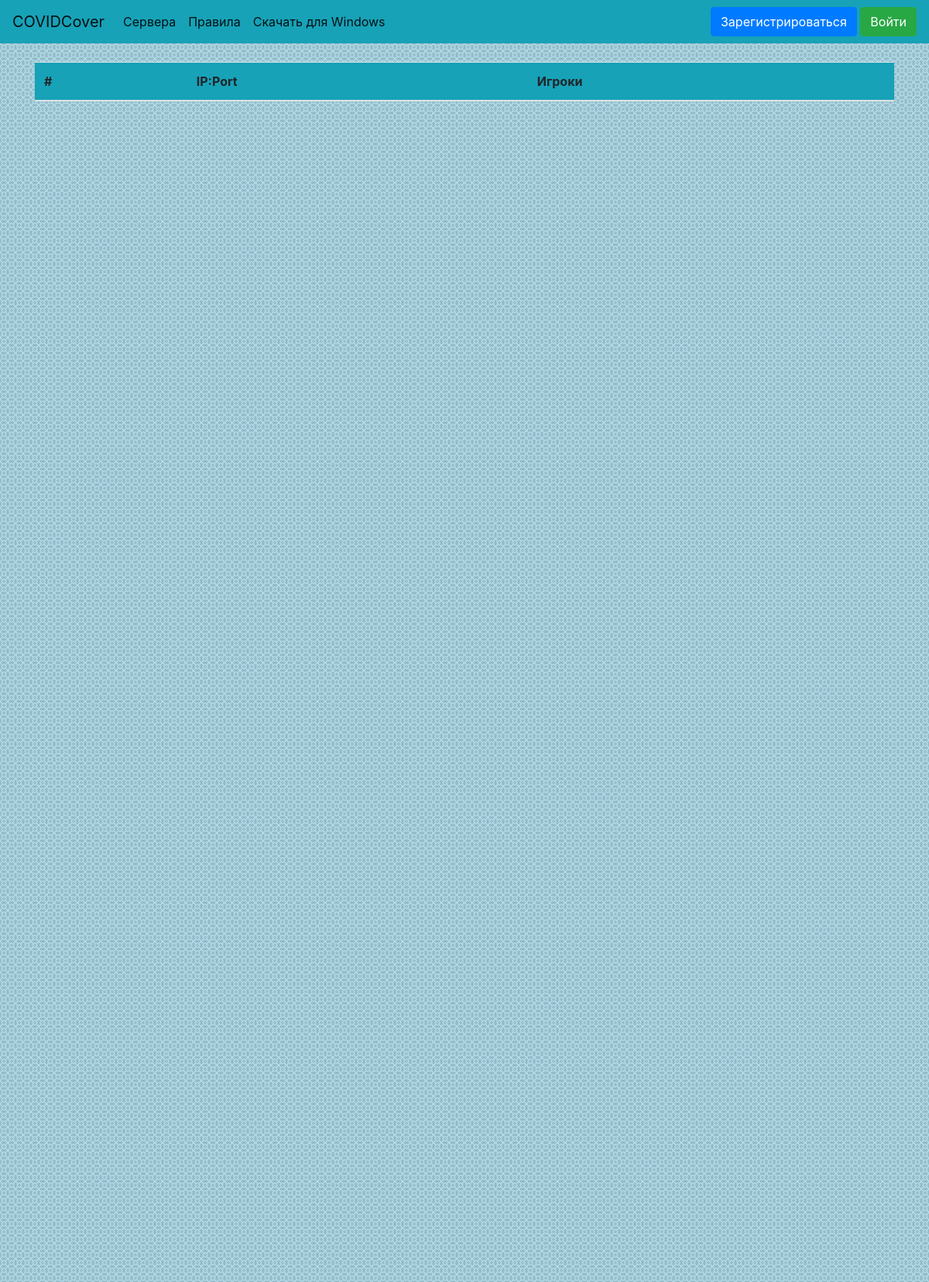
The page /monitor_servers on the database as committed earlier.
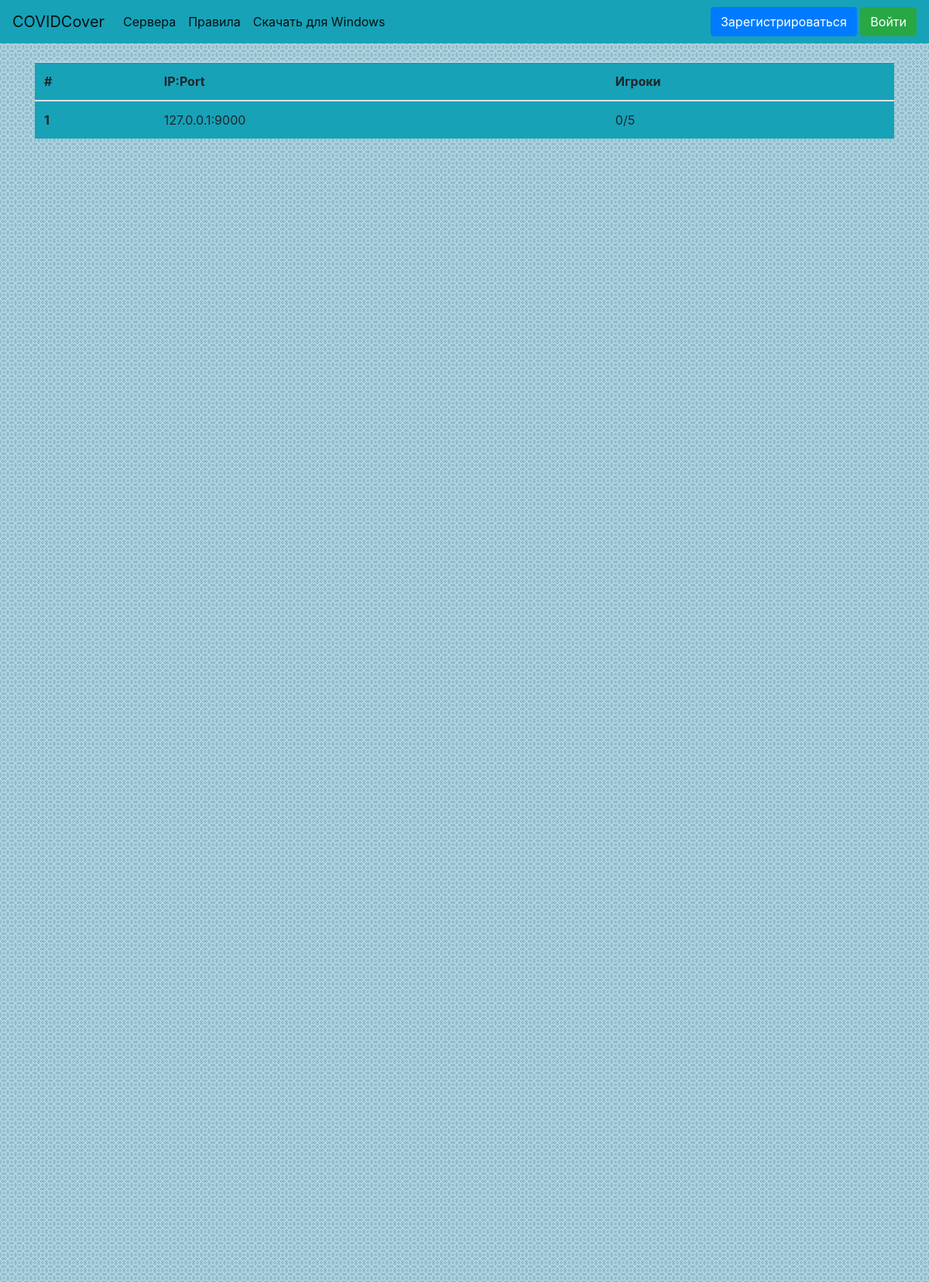
The same page on the database as committed later.
### website/data/server.py (models this page shows)
class Server(SqlAlchemyBase, SerializerMixin):
    __tablename__ = 'servers'
    id = Column(Integer, primary_key=True, autoincrement=True, unique=True)
    ip = Column(String, unique=True)
    limit = Column(Integer, unique=False, default=5)
    players = Column(String, default='', unique=False)
    players_n = Column(Integer, default=0, unique=False)
    token = Column(String, default=lambda: str(uuid4()), unique=True)
    orders = Column(String, default='', unique=False)
    roles = Column(String, default=' pol pol use use cou ', unique=False)
    running = Column(Boolean, default=1, unique=False)

### website/main.py (the view)
@app.route('/monitor_servers')
def monitor_servers():
    message = request.args.get('message')
    session = create_session()
    servers = session.query(Server).filter(Server.limit > Server.players_n, Server.running)
    return render_template('monitor_servers.html', title='COVIDCover - Сервера', servers=servers, message=message)

### website/data/db_session.py (called while the page is built)
def create_session():
    global __factory
    return __factory()

### website/templates/monitor_servers.html
{% extends 'base.html' %}
{% block body %}
<div>
    <table class="table bg-info">
        <thead>
            <tr>
                <th scope="col">#</th>
                <th scope="col">IP:Port</th>
                <th scope="col">Игроки</th>
            </tr>
        </thead>
    <tbody>
        {% for server in servers %}
        <tr>
            <th scope="row">{{ loop.index }}</th>
            <td>{{ server.ip }}</td>
            <td>{{ server.players_n }}/{{ server.limit }}</td>
        </tr>
        {% endfor %}
    </tbody>
    </table>
</div>
{% endblock %}

Rows that differ between the two databases and show on the page:
now on this page (row edited): Server: ip "127.0.0.1:9000", players_n "0", limit "5"
